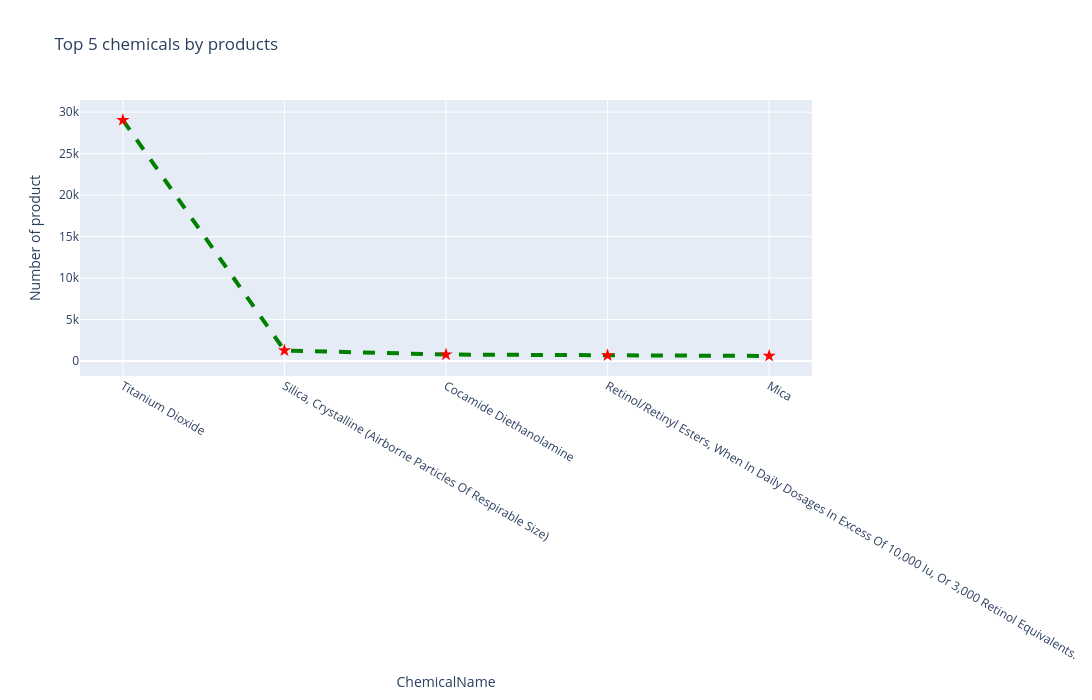

The cell this chart's notebook holds for it:
### Code cell
#Top 5 checmical used in most products
Top5_chemicals=df.groupby('ChemicalName')['ProductName'].nunique().sort_values(ascending=False).head(5)
Top5_chemicals_df=Top5_chemicals.reset_index(name='Number of product') 
fig=px.line(Top5_chemicals_df,x='ChemicalName',y='Number of product',
            title='Top 5 chemicals by products',
            
            markers=True)
fig.update_traces(marker=dict(symbol='star', size=10, color='red')) 
fig.update_traces(line=dict(color='green',width=4, dash='dash'))
fig.update_layout(width=1200,height=700)

### Figure 1 — Plotly figure (JSON) as saved in the notebook; plotly's stock layout.template omitted (floating-point values rounded to 4 significant figures)
{"data": [{"hovertemplate": "ChemicalName=%{x}<br>Number of product=%{y}<extra></extra>", "legendgroup": "", "line": {"color": "green", "dash": "dash", "width": 4}, "marker": {"color": "red", "size": 10, "symbol": "star"}, "mode": "lines+markers", "name": "", "orientation": "v", "showlegend": false, "type": "scatter", "x": ["Titanium Dioxide", "Silica, Crystalline (Airborne Particles Of Respirable Size)", "Cocamide Diethanolamine", "Retinol/Retinyl Esters, When In Daily Dosages In Excess Of 10,000 Iu, Or 3,000 Retinol Equivalents.", "Mica"], "xaxis": "x", "y": [29046, 1276, 784, 693, 614], "yaxis": "y"}], "layout": {"height": 700, "legend": {"tracegroupgap": 0}, "title": {"text": "Top 5 chemicals by products"}, "width": 1200, "xaxis": {"anchor": "y", "domain": [0, 1], "title": {"text": "ChemicalName"}}, "yaxis": {"anchor": "x", "domain": [0, 1], "title": {"text": "Number of product"}}}}
